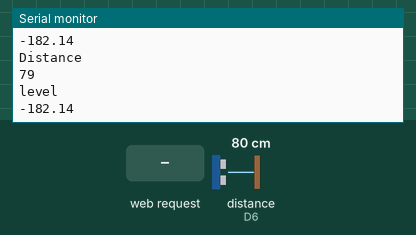
Simulated run of this sketch. Board: ESP8266 (NodeMCU). Parts: the last lines printed to the serial monitor. Wiring (inferred from the names in the program): ultrasonic range finder: trigger D5; echo D6. The test bench sets the inputs (shaded band); at power-on: distance to the obstacle (sensor on D6) 80 cm. The echo pulse lasts 58.3 µs per cm; WiFi joins after 1.5 s; servers stay silent unless stated; web services answer with replies made up by the test bench.

Above: at 2.7 s.
2.8 s: HTTP request GET /trigger/ received
5.0 s: distance to the obstacle (sensor on D6) set to 2 cm
At 6.3 s:
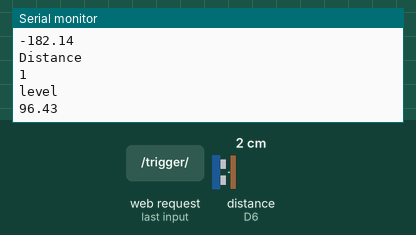
6.5 s: HTTP request GET /with/key/ received
At 7.2 s:
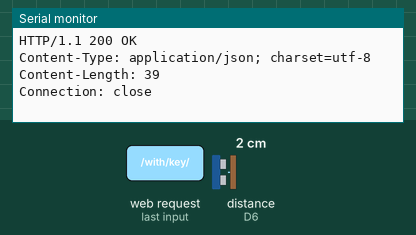
8.2 s: distance to the obstacle (sensor on D6) set to 4 cm
At 9.4 s:
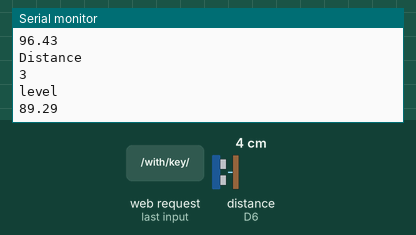
Timing chart, 0 to 10.7 s (numbered marks = the images above; inputs shaded):
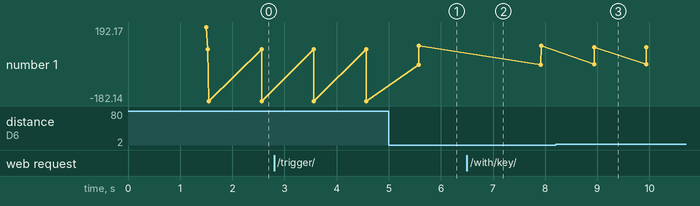

The sketch:

dustbinlevel.ino
```cpp
#include <ESP8266WiFi.h>
const int trigPin = D5;
const int echoPin = D6;
long duration;
int distance;

void send_event(const char *event);
float level;

const char* ssid = "Orange";
const char* password = "arkp8783iop";

const char *host = "maker.ifttt.com";
const char *privateKey = "mCbD-9xOx_oiTCiBVbSpwby5FD02YrYIM7maXDz6jvL";
WiFiServer server(80);

void setup() {
pinMode(trigPin, OUTPUT);
pinMode(echoPin, INPUT);
Serial.begin(9600);
Serial.print("Connecting to Wifi Network");
Serial.println(ssid);
WiFi.begin(ssid, password);
while (WiFi.status() != WL_CONNECTED) {
delay(500);
Serial.print(".");
}
Serial.println("");
Serial.println("Successfully connected to WiFi.");
Serial.println("IP address is : ");
Serial.println(WiFi.localIP());
server.begin();
Serial.println("Server started");


}

void loop() {

digitalWrite(trigPin, LOW);
delayMicroseconds(2);
digitalWrite(trigPin, HIGH);
delayMicroseconds(10);
digitalWrite(trigPin, LOW);
duration = pulseIn(echoPin, HIGH);
distance = duration * 0.0340 / 2;
Serial.println("Distance");
Serial.println(distance);
level =((28 -distance)/28.0)*100;
Serial.println("level");
Serial.println(level);

delay(1000);


WiFiClient client = server.available();

if (client)
{
Serial.println("Web Client connected ");
String request = client.readStringUntil('\r');
client.println("HTTP/1.1 200 OK");
client.println("Content-Type: text/html");
client.println("Connection: close"); // the connection will be closed after completion of the response
client.println("Refresh: 10"); // update the page after 10 sec
client.println();
client.println("<!DOCTYPE HTML>");
client.println("<html>");
client.println("<style>html { font-family: Cairo; display: block; margin: 0px auto; text-align: center;color: #333333; background-color: ##f3ffee;}");
client.println("body{margin-top: 50px;}");
client.println("h1 {margin: 50px auto 30px; font-size: 50px; text-align: center;}");
client.println(".side_adjust{display: inline-block;vertical-align: middle;position: relative;}");
client.println(".text1{font-weight: 180; padding-left: 5px; font-size: 50px; width: 170px; text-align: left; color: #3498db;}");
client.println(".data1{font-weight: 180; padding-left: 1px; font-size: 50px;color: #3498db;}");
client.println(".data{padding: 1px;}");
client.println("</style>");
client.println("</head>");
client.println("<body>");
client.println("<div id=\"webpage\">");
client.println("<h1>IoT Based Dustbin</h1>");
client.println("<div class=\"data\">");
client.println("<div class=\"side_adjust text1\">Status:</div>");
client.println("<div class=\"side_adjust data1\">");
client.print(level);
client.println("<div class=\"side_adjust text1\">% filled</div>");
client.println("</div>");
client.println("</div>");
client.println("</body>");
client.println("</html>");
//client.println("<h1>Level Indicator</h1>");

if ( level >= 70) {
send_event("dustbin_event");
}

}
}

void send_event(const char *event)
{
Serial.print("Connecting to ");
Serial.println(host);

// Use WiFiClient class to create TCP connections
WiFiClient client;
const int httpPort = 80;
if (!client.connect(host, httpPort)) {
Serial.println("Connection failed");
return;
}

// We now create a URI for the request
String url = "/trigger/";
url += event;
url += "/with/key/";
url += privateKey;

Serial.print("Requesting URL: ");
Serial.println(url);

// This will send the request to the server
client.print(String("GET ") + url + " HTTP/1.1\r\n" +
"Host: " + host + "\r\n" +
"Connection: close\r\n\r\n");
while(client.connected())
{
if(client.available())
{
String line = client.readStringUntil('\r');
Serial.print(line);
} else {
// No data yet, wait a bit
delay(50);
};
}

Serial.println();
Serial.println("closing connection");
client.stop();
}
```

Measured:
- after the input at 5.0 s, the serial monitor: prints a new line after 0.57 s (image 1)
- after the input at 6.5 s, the serial monitor: prints a new line after 0.07 s (image 2)
- after the input at 8.2 s, the serial monitor: prints a new line after 0.74 s (image 3)
- plotted number 1: -182.14 → 96.43 after the input at 5.0 s, 96.43 → 89.29 after the input at 8.2 s
